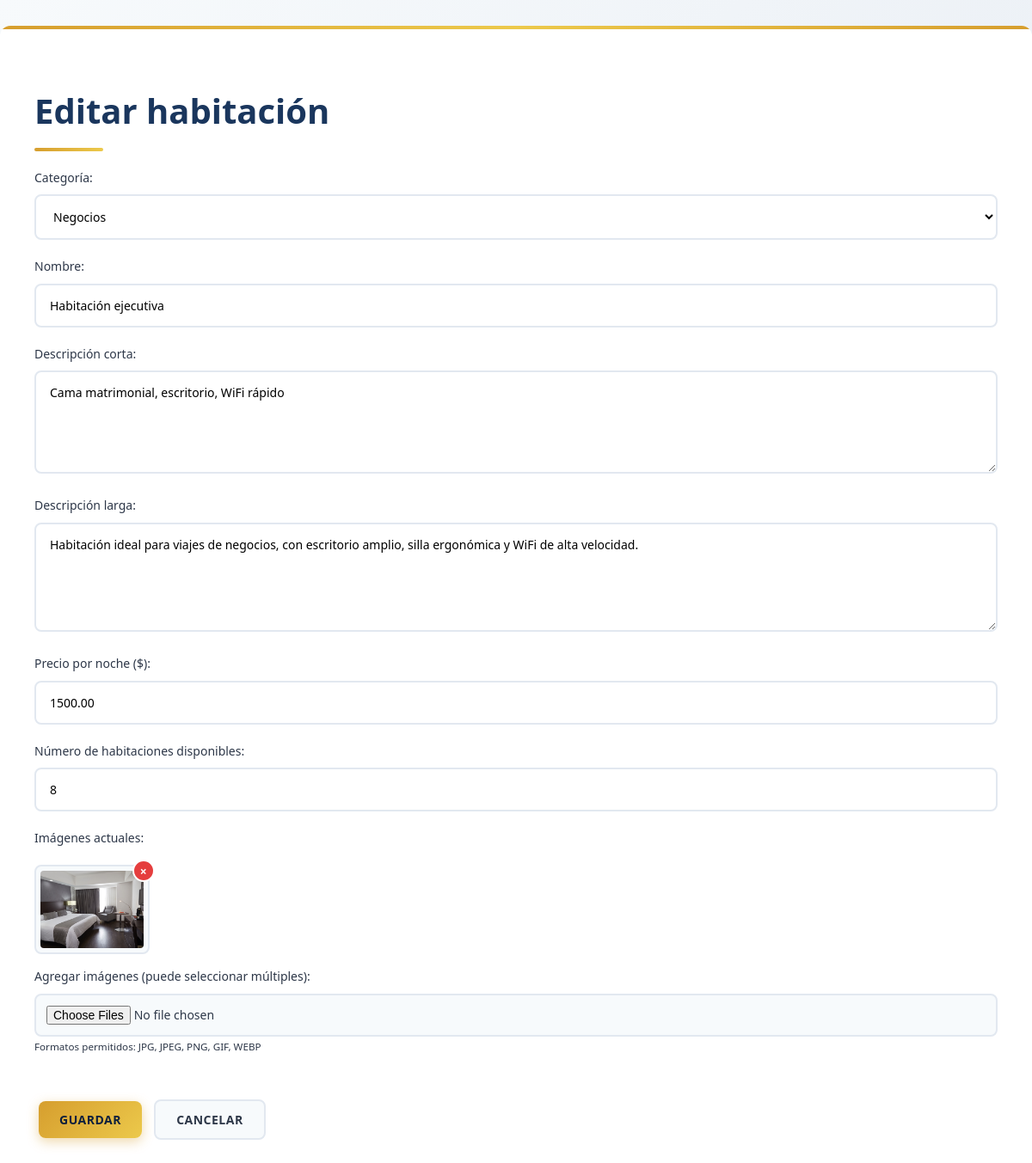
Screenshot of /admin/habitaciones_form.php?id=2 (signed in) with the database file from the repository.
### tables this page shows
CREATE TABLE IF NOT EXISTS habitaciones (
    id INT AUTO_INCREMENT PRIMARY KEY,
    id_categoria INT NOT NULL,
    nombre VARCHAR(100) NOT NULL,
    descripcion_corta VARCHAR(255) NOT NULL,
    descripcion_larga TEXT,
    precio_noche DECIMAL(10,2) NOT NULL,
    disponibles INT NOT NULL DEFAULT 0,
    imagen VARCHAR(100) NOT NULL,
    CONSTRAINT fk_habitaciones_categorias
      FOREIGN KEY (id_categoria)
      REFERENCES categorias(id)
      ON DELETE CASCADE ON UPDATE CASCADE
);

CREATE TABLE IF NOT EXISTS categorias (
    id INT AUTO_INCREMENT PRIMARY KEY,
    nombre VARCHAR(50) NOT NULL
);

CREATE TABLE IF NOT EXISTS habitacion_imagenes (
    id INT AUTO_INCREMENT PRIMARY KEY,
    id_habitacion INT NOT NULL,
    nombre_archivo VARCHAR(255) NOT NULL,
    fecha_subida TIMESTAMP DEFAULT CURRENT_TIMESTAMP,
    CONSTRAINT fk_imagenes_habitaciones
      FOREIGN KEY (id_habitacion)
      REFERENCES habitaciones(id)
      ON DELETE CASCADE ON UPDATE CASCADE
);

### admin/habitaciones_form.php (the view, shortened to what this page needs)
<?php
require_once __DIR__ . "/../conexion.php";
$id         = $_GET["id"] ?? "";
$editando   = $id !== "";
$datos      = [
    "id_categoria"      => "",
    "nombre"            => "",
    "descripcion_corta" => "",
    "descripcion_larga" => "",
    "precio_noche"      => "",
    "disponibles"       => ""
];
$imagenes_actuales = [];
if ($editando) {
    $stmt = $conexion->prepare(
        "SELECT id_categoria, nombre, descripcion_corta, descripcion_larga,
                precio_noche, disponibles
         FROM habitaciones
         WHERE id = ?"
    );
    $stmt->bind_param("i", $id);
    $stmt->execute();
    $resultado = $stmt->get_result();
    if ($fila = $resultado->fetch_assoc()) {
        $datos = $fila;
    } else {
        $error = "Habitación no encontrada.";
    }
    $tablaImagenesExiste = $conexion->query("SHOW TABLES LIKE 'habitacion_imagenes'")->num_rows > 0;
    if ($tablaImagenesExiste) {
        $stmt = $conexion->prepare("SELECT id, nombre_archivo FROM habitacion_imagenes WHERE id_habitacion = ?");
        $stmt->bind_param("i", $id);
        $stmt->execute();
        $resultado = $stmt->get_result();
        while ($img = $resultado->fetch_assoc()) {
            $imagenes_actuales[] = $img;
        }
    }
}
$categorias = [];
$resCat = $conexion->query("SELECT id, nombre FROM categorias ORDER BY nombre");
while ($row = $resCat->fetch_assoc()) {
    $categorias[] = $row;
}
?>
<!DOCTYPE html>
<html lang="es">
<head>
    <link rel="stylesheet" href="<?php echo $GLOBALS["raiz_sitio"]; ?>css/estilos.css">
</head>
<body>
<div class="contenedor">
    <h1><?php echo $editando ? "Editar" : "Agregar"; ?> habitación</h1>
    <form action="" method="post" enctype="multipart/form-data" onsubmit="return validarHabitacion();">
        <label>Categoría:
            <select name="id_categoria" id="id_categoria" required>
                <?php foreach ($categorias as $cat): ?>
                    <option value="<?php echo (int)$cat["id"]; ?>"
                        <?php echo ($cat["id"] == $datos["id_categoria"]) ? "selected" : ""; ?>>
                        <?php echo htmlspecialchars($cat["nombre"]); ?>
                    </option>
                <?php endforeach; ?>
            </select>
        </label>
        <label>Nombre:
            <input type="text" name="nombre" id="nombre_hab"
                   value="<?php echo htmlspecialchars($datos["nombre"]); ?>" required>
        </label>
        <label>Descripción corta:
            <textarea name="descripcion_corta" id="descripcion_corta" rows="3" required><?php
                echo htmlspecialchars($datos["descripcion_corta"]);
            ?></textarea>
        </label>
        <label>Descripción larga:
            <textarea name="descripcion_larga" id="descripcion_larga" rows="5"><?php
                echo htmlspecialchars($datos["descripcion_larga"]);
            ?></textarea>
        </label>
        <label>Precio por noche ($):
            <input type="number" step="0.01" min="0.01" name="precio_noche" id="precio_noche"
                   value="<?php echo htmlspecialchars($datos["precio_noche"]); ?>" required>
        </label>
        <label>Número de habitaciones disponibles:
            <input type="number" min="0" name="disponibles" id="disponibles"
                   value="<?php echo htmlspecialchars($datos["disponibles"]); ?>">
        </label>
        <?php if ($editando && !empty($imagenes_actuales)): ?>
            <label>Imágenes actuales:</label>
            <div class="galeria-imagenes">
                <?php foreach ($imagenes_actuales as $img): ?>
                    <div class="imagen-item">
                        <img src="<?php echo $GLOBALS["raiz_sitio"]; ?>imagenes/<?php echo htmlspecialchars($img["nombre_archivo"]); ?>"
                             alt="Imagen habitación">
                        <button type="button" class="btn-eliminar"
                                onclick="confirmarEliminarImagen(<?php echo (int)$img['id']; ?>);"
                                title="Eliminar imagen">×</button>
                    </div>
                <?php endforeach; ?>
            </div>
        <?php endif; ?>
        <label>Agregar imágenes (puede seleccionar múltiples):
            <input type="file" name="imagenes[]" id="imagenes" accept="image/*" multiple
                   onchange="mostrarPrevisualizacion(this);">
            <small>Formatos permitidos: JPG, JPEG, PNG, GIF, WEBP</small>
        </label>
        <br>
        <button type="submit">Guardar</button>
        <a href="habitaciones_listar.php"><button type="button">Cancelar</button></a>
    </form>
</div>
</body>
</html>

### css/estilos.css (style rules this page uses)
:root { --color-primario: #1a365d; --color-primario-claro: #2c5282; --color-primario-oscuro: #0d1f3c; --color-acento: #d69e2e; --color-acento-claro: #ecc94b; --color-acento-hover: #b7791f; --color-fondo: #f7fafc; --color-blanco: #ffffff; --color-texto: #2d3748; --color-texto-claro: #718096; --color-exito: #38a169; --color-exito-fondo: #c6f6d5; --color-error: #e53e3e; --color-error-fondo: #fed7d7; --sombra-suave: 0 4px 6px -1px rgba(0, 0, 0, 0.1), 0 2px 4px -1px rgba(0, 0, 0, 0.06); --sombra-media: 0 10px 15px -3px rgba(0, 0, 0, 0.1), 0 4px 6px -2px rgba(0, 0, 0, 0.05); --sombra-fuerte: 0 20px 25px -5px rgba(0, 0, 0, 0.1), 0 10px 10px -5px rgba(0, 0, 0, 0.04); --transicion: all 0.3s cubic-bezier(0.4, 0, 0.2, 1); --radio-borde: 12px; }
* { box-sizing: border-box; }
body { font-family: 'Segoe UI', system-ui, -apple-system, sans-serif; margin: 0; padding: 0; background: linear-gradient(135deg, var(--color-fondo) 0%, #e2e8f0 100%); color: var(--color-texto); line-height: 1.6; min-height: 100vh; }
.contenedor { max-width: 1200px; margin: 30px auto; background: var(--color-blanco); padding: 40px; border-radius: var(--radio-borde); box-shadow: var(--sombra-media); animation: fadeInUp 0.6s ease-out; position: relative; overflow: hidden; }
.contenedor::before { content: ''; position: absolute; top: 0; left: 0; right: 0; height: 4px; background: linear-gradient(90deg, var(--color-acento), var(--color-acento-claro), var(--color-acento)); }
h1 { color: var(--color-primario); font-size: 2.5rem; font-weight: 700; margin-bottom: 20px; position: relative; padding-bottom: 15px; animation: fadeInUp 0.5s ease-out; }
h1::after { content: ''; position: absolute; bottom: 0; left: 0; width: 80px; height: 4px; background: linear-gradient(90deg, var(--color-acento), var(--color-acento-claro)); border-radius: 2px; }
.galeria-imagenes { display: flex; flex-wrap: wrap; gap: 12px; margin: 15px 0; }
.imagen-item { position: relative; border: 2px solid #e2e8f0; padding: 5px; background: var(--color-fondo); border-radius: 8px; transition: var(--transicion); }
.imagen-item img { width: 120px; height: 90px; object-fit: cover; display: block; border-radius: 4px; }
.imagen-item .btn-eliminar { position: absolute; top: -8px; right: -8px; background: var(--color-error); color: var(--color-blanco); border: 2px solid var(--color-blanco); border-radius: 50%; width: 26px; height: 26px; cursor: pointer; font-size: 14px; display: flex; align-items: center; justify-content: center; transition: var(--transicion); padding: 0; margin: 0; }
form { animation: fadeInUp 0.5s ease-out; }
label { display: block; margin-bottom: 20px; font-weight: 500; color: var(--color-texto); font-size: 14px; }
input[type="text"], input[type="password"], input[type="number"], input[type="email"], input[type="file"], textarea, select { width: 100%; padding: 14px 16px; border: 2px solid #e2e8f0; border-radius: 8px; font-size: 14px; font-family: inherit; transition: var(--transicion); background: var(--color-blanco); margin-top: 8px; }
textarea { min-height: 120px; resize: vertical; }
input[type="file"] { padding: 12px; background: var(--color-fondo); cursor: pointer; }
button { padding: 12px 24px; margin: 5px; cursor: pointer; border: none; border-radius: 8px; font-size: 14px; font-weight: 600; font-family: inherit; transition: var(--transicion); text-transform: uppercase; letter-spacing: 0.5px; position: relative; overflow: hidden; }
button::before { content: ''; position: absolute; top: 50%; left: 50%; width: 0; height: 0; background: rgba(255, 255, 255, 0.3); border-radius: 50%; transform: translate(-50%, -50%); transition: width 0.6s, height 0.6s; }
button[type="submit"], button:not([type]) { background: linear-gradient(135deg, var(--color-acento) 0%, var(--color-acento-claro) 100%); color: var(--color-primario-oscuro); box-shadow: 0 4px 14px rgba(214, 158, 46, 0.4); }
button[type="button"] { background: var(--color-fondo); color: var(--color-texto); border: 2px solid #e2e8f0; }
a button { display: inline-block; }
a { text-decoration: none; }
[title] { position: relative; cursor: help; }
html { scroll-behavior: smooth; }

### rows the page displays
habitaciones: id_categoria "Negocios", nombre "Habitación ejecutiva", descripcion_corta "Cama matrimonial, escritorio, WiFi rápido", descripcion_larga "Habitación ideal para viajes de negocios, con escritorio amplio, silla ergonómica y WiFi de alta velocidad.", precio_noche "1500.00", disponibles "8"
habitacion_imagenes: nombre_archivo (picture)
